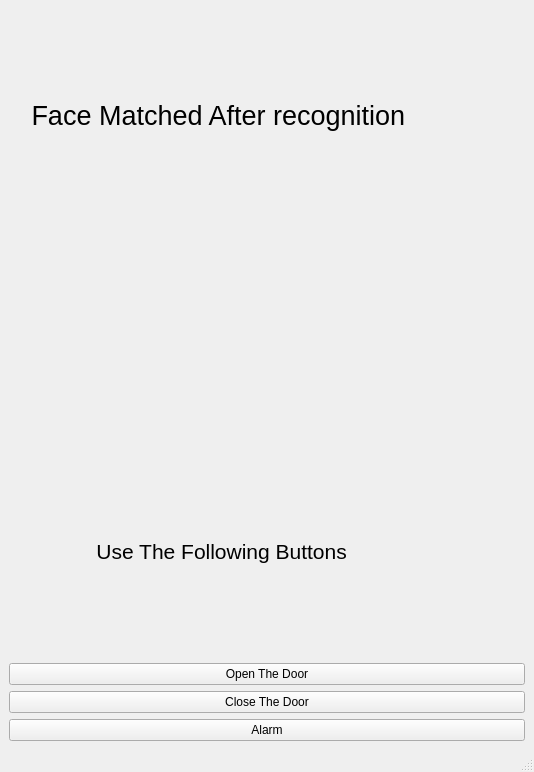
<?xml version="1.0" encoding="UTF-8"?>
<ui version="4.0">
 <class>AfterWindow</class>
 <widget class="QMainWindow" name="AfterWindow">
  <property name="geometry">
   <rect>
    <x>0</x>
    <y>0</y>
    <width>534</width>
    <height>772</height>
   </rect>
  </property>
  <property name="windowTitle">
   <string>command Window</string>
  </property>
  <widget class="QWidget" name="centralwidget">
   <layout class="QGridLayout" name="gridLayout">
    <item row="1" column="0">
     <widget class="QLabel" name="label">
      <property name="text">
       <string/>
      </property>
      <property name="pixmap">
       <pixmap resource="command.qrc">:/ok/okk.png</pixmap>
      </property>
     </widget>
    </item>
    <item row="0" column="0">
     <widget class="QLabel" name="label_2">
      <property name="font">
       <font>
        <pointsize>20</pointsize>
       </font>
      </property>
      <property name="text">
       <string>   Face Matched After recognition</string>
      </property>
     </widget>
    </item>
    <item row="3" column="0">
     <widget class="QPushButton" name="door">
      <property name="text">
       <string>Open The Door</string>
      </property>
     </widget>
    </item>
    <item row="4" column="0">
     <widget class="QPushButton" name="cdoor">
      <property name="text">
       <string>Close The Door</string>
      </property>
     </widget>
    </item>
    <item row="2" column="0">
     <widget class="QLabel" name="label_3">
      <property name="font">
       <font>
        <pointsize>16</pointsize>
       </font>
      </property>
      <property name="text">
       <string>               Use The Following Buttons</string>
      </property>
     </widget>
    </item>
    <item row="5" column="0">
     <widget class="QPushButton" name="alarm">
      <property name="text">
       <string>Alarm</string>
      </property>
     </widget>
    </item>
   </layout>
  </widget>
  <widget class="QMenuBar" name="menubar">
   <property name="geometry">
    <rect>
     <x>0</x>
     <y>0</y>
     <width>534</width>
     <height>26</height>
    </rect>
   </property>
  </widget>
  <widget class="QStatusBar" name="statusbar"/>
 </widget>
 <resources>
  <include location="command.qrc"/>
 </resources>
 <connections/>
</ui>
